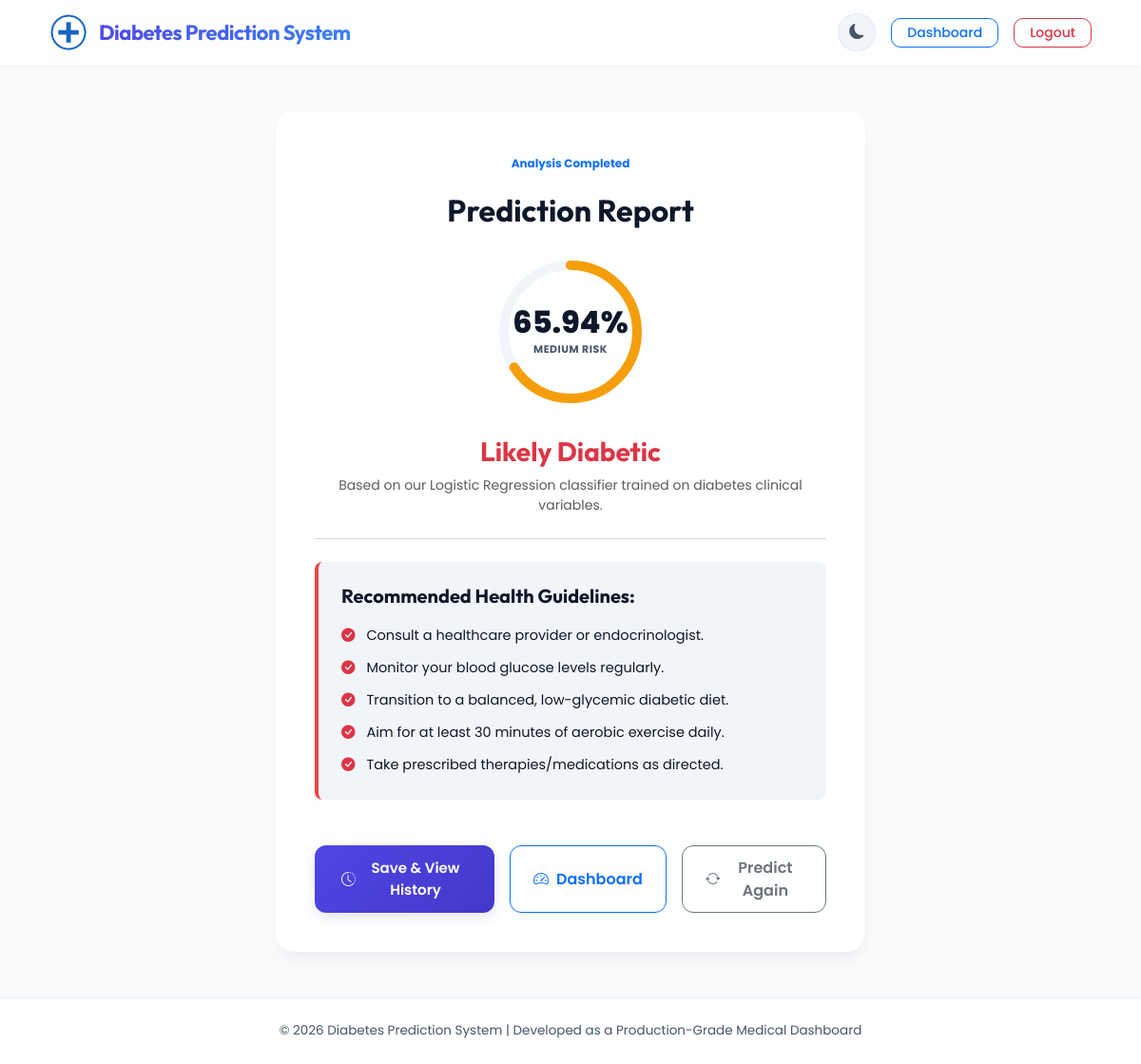
The app's page /result (signed in) with its own data.
### tables this page shows
CREATE TABLE predictions (
            id INTEGER PRIMARY KEY AUTOINCREMENT,
            user_id INTEGER NOT NULL,
            date TEXT NOT NULL,
            pregnancies INTEGER NOT NULL,
            glucose REAL NOT NULL,
            blood_pressure REAL NOT NULL,
            skin_thickness REAL NOT NULL,
            insulin REAL NOT NULL,
            bmi REAL NOT NULL,
            pedigree REAL NOT NULL,
            age INTEGER NOT NULL,
            prediction TEXT NOT NULL,
            probability REAL NOT NULL,
            risk TEXT NOT NULL,
            FOREIGN KEY (user_id) REFERENCES users (id)
        );

### Diabetes Prediction System/app.py (the view)
@app.route('/result')
def result():
    if 'user_id' not in session:
        return redirect(url_for('login'))
    predictions = get_predictions_by_user(session['user_id'])
    if not predictions:
        flash("No predictions found. Let's make one first!", "info")
        return redirect(url_for('prediction'))
    latest = predictions[0]
    return render_template(
        'result.html',
        prediction=latest['prediction'],
        probability=latest['probability'],
        risk=latest['risk']
    )

### Diabetes Prediction System/database/database.py (called while the page is built)
def get_db_connection():
    conn = sqlite3.connect(DB_PATH)
    conn.row_factory = sqlite3.Row
    return conn

def get_predictions_by_user(user_id):
    conn = get_db_connection()
    cursor = conn.cursor()
    rows = cursor.execute('''
        SELECT * FROM predictions WHERE user_id = ? ORDER BY id DESC
    ''', (user_id,)).fetchall()
    conn.close()
    return rows

### Diabetes Prediction System/templates/result.html (shortened to what this page needs)
<!DOCTYPE html>
<html lang="en">
<head>
    <link href="https://cdn.jsdelivr.net/npm/bootstrap@5.3.3/dist/css/bootstrap.min.css" rel="stylesheet">
    <link rel="stylesheet" href="https://cdn.jsdelivr.net/npm/bootstrap-icons@1.11.3/font/bootstrap-icons.min.css">
    <link rel="stylesheet" href="{{ url_for('static', filename='css/style.css') }}">
</head>
<body>
    <nav class="navbar navbar-expand-lg sticky-top">
        <div class="container-fluid">
            <a class="logo" href="/dashboard">
                <img src="{{ url_for('static', filename='images/logo.png') }}" width="40" alt="Logo">
                <h2>Diabetes Prediction System</h2>
            </a>
            <div class="collapse navbar-collapse justify-content-end" id="navbarNav">
                <div class="d-flex align-items-center gap-3">
                    <button id="themeToggleBtn" title="Toggle Theme">
                        <i class="bi bi-moon-fill" id="themeToggleIcon"></i>
                    </button>
                    <a href="/dashboard" class="btn btn-outline-primary btn-sm px-3" style="border-radius: 10px; font-weight: 500;">Dashboard</a>
                    <a href="/logout" class="btn btn-outline-danger btn-sm px-3" style="border-radius: 10px; font-weight: 500;">Logout</a>
                </div>
            </div>
        </div>
    </nav>
    <div class="container py-5 d-flex justify-content-center animated-fade">
        <div class="card-premium text-center w-100" style="max-width: 620px; padding: 40px;">
            <div class="mb-4">
                <span class="badge bg-primary-light text-primary px-3 py-2 rounded-pill fw-bold">Analysis Completed</span>
                <h2 class="fw-bold mt-3">Prediction Report</h2>
            </div>
            <div class="gauge-svg-container">
                <svg width="170" height="170">
                    <circle class="gauge-circle-bg" cx="85" cy="85" r="70"></circle>
                    <circle class="gauge-circle-fill {% if risk == 'High' %}gauge-high{% elif risk == 'Medium' %}gauge-medium{% else %}gauge-low{% endif %}"
                            cx="85" cy="85" r="70"
                            stroke-dasharray="440" stroke-dashoffset="440" id="gaugeCircle"></circle>
                </svg>
                <div class="gauge-text-container">
                    <span class="gauge-value">{{ probability }}%</span>
                    <span class="gauge-label">{{ risk }} Risk</span>
                </div>
            </div>
            <div class="my-4">
                <h3 class="fw-bold {% if prediction == 'Likely Diabetic' %}text-danger{% else %}text-success{% endif %}">
                    {{ prediction }}
                </h3>
                <p class="text-muted small">Based on our Logistic Regression classifier trained on diabetes clinical variables.</p>
            </div>
            <hr class="text-muted opacity-25 my-4">
            <div class="text-start mb-5 p-4 rounded-3" style="background-color: var(--bg-tertiary); border-left: 4px solid {% if prediction == 'Likely Diabetic' %}var(--danger){% else %}var(--success){% endif %};">
                <h5 class="fw-bold mb-3">
                    Recommended Health Guidelines:
                </h5>
                <ul class="list-unstyled mb-0" style="font-size: 14.5px; line-height: 1.8;">
                    {% if prediction == "Likely Diabetic" %}
                        <li class="mb-2"><i class="bi bi-check-circle-fill text-danger me-2"></i> Consult a healthcare provider or endocrinologist.</li>
                        <li class="mb-2"><i class="bi bi-check-circle-fill text-danger me-2"></i> Monitor your blood glucose levels regularly.</li>
                        <li class="mb-2"><i class="bi bi-check-circle-fill text-danger me-2"></i> Transition to a balanced, low-glycemic diabetic diet.</li>
                        <li class="mb-2"><i class="bi bi-check-circle-fill text-danger me-2"></i> Aim for at least 30 minutes of aerobic exercise daily.</li>
                        <li class="mb-0"><i class="bi bi-check-circle-fill text-danger me-2"></i> Take prescribed therapies/medications as directed.</li>
                    {% endif %}
                </ul>
            </div>
            <div class="d-flex flex-column flex-sm-row gap-3 justify-content-center">
                <a href="/history" class="btn-premium flex-fill">
                    <i class="bi bi-clock-history"></i> Save & View History
                </a>
                <a href="/dashboard" class="btn btn-outline-primary py-2 px-4 flex-fill" style="border-radius: 12px; font-weight: 600; display: inline-flex; align-items: center; justify-content: center; gap: 8px;">
                    <i class="bi bi-speedometer2"></i> Dashboard
                </a>
                <a href="/prediction" class="btn btn-outline-secondary py-2 px-4 flex-fill" style="border-radius: 12px; font-weight: 600; display: inline-flex; align-items: center; justify-content: center; gap: 8px;">
                    <i class="bi bi-arrow-repeat"></i> Predict Again
                </a>
            </div>
        </div>
    </div>
    <footer>
        <div class="container">
            <p class="mb-0">© 2026 Diabetes Prediction System | Developed as a Production-Grade Medical Dashboard</p>
        </div>
    </footer>
</body>
</html>

### Diabetes Prediction System/static/css/style.css (style rules this page uses)
:root { --bg-primary: #f8fafc; --bg-secondary: #ffffff; --bg-tertiary: #f1f5f9; --card-bg: rgba(255, 255, 255, 0.85); --text-main: #0f172a; --text-muted: #475569; --primary: #4f46e5; --primary-hover: #4338ca; --primary-light: #eeebff; --primary-glow: rgba(79, 70, 229, 0.15); --success: #10b981; --success-light: #d1fae5; --success-glow: rgba(16, 185, 129, 0.15); --danger: #ef4444; --danger-light: #fee2e2; --danger-glow: rgba(239, 68, 68, 0.15); --warning: #f59e0b; --warning-light: #fef3c7; --warning-glow: rgba(245, 158, 11, 0.15); --border-color: rgba(226, 232, 240, 0.8); --border-focus: #818cf8; --shadow-sm: 0 1px 3px rgba(0, 0, 0, 0.05); --shadow-md: 0 10px 15px -3px rgba(15, 23, 42, 0.05), 0 4px 6px -2px rgba(15, 23, 42, 0.02); --shadow-lg: 0 20px 25px -5px rgba(15, 23, 42, 0.08), 0 10px 10px -5px rgba(15, 23, 42, 0.04); --glass-bg: rgba(255, 255, 255, 0.7); --glass-border: rgba(255, 255, 255, 0.6); --glass-blur: blur(12px); --transition-smooth: all 0.3s cubic-bezier(0.4, 0, 0.2, 1); }
* { margin: 0; padding: 0; box-sizing: border-box; }
body { background-color: var(--bg-primary); color: var(--text-main); font-family: 'Poppins', 'Outfit', sans-serif; min-height: 100vh; display: flex; flex-direction: column; overflow-x: hidden; transition: background-color 0.3s ease, color 0.3s ease; }
h1, h2, h3, h4, h5, h6 { font-family: 'Outfit', sans-serif; color: var(--text-main); }
.animated-fade { animation: fadeIn 0.6s cubic-bezier(0.16, 1, 0.3, 1) forwards; }
.navbar { background: var(--glass-bg); backdrop-filter: var(--glass-blur); -webkit-backdrop-filter: var(--glass-blur); border-bottom: 1px solid var(--glass-border); padding: 14px 40px; box-shadow: var(--shadow-sm); z-index: 1000; transition: var(--transition-smooth); }
.navbar .logo { display: flex; align-items: center; gap: 12px; text-decoration: none; }
.navbar .logo h2 { font-size: 22px; font-weight: 700; letter-spacing: -0.5px; background: linear-gradient(135deg, var(--primary) 0%, #3b82f6 100%); -webkit-background-clip: text; -webkit-text-fill-color: transparent; margin: 0; }
#themeToggleBtn { background: var(--bg-tertiary); border: 1px solid var(--border-color); color: var(--text-muted); border-radius: 50%; width: 40px; height: 40px; display: flex; align-items: center; justify-content: center; cursor: pointer; transition: var(--transition-smooth); }
.card-premium { background: var(--card-bg); backdrop-filter: var(--glass-blur); -webkit-backdrop-filter: var(--glass-blur); border-radius: 20px; border: 1px solid var(--glass-border); box-shadow: var(--shadow-md); transition: var(--transition-smooth); padding: 32px; position: relative; overflow: hidden; }
.btn-premium { background: linear-gradient(135deg, var(--primary) 0%, var(--primary-hover) 100%); color: #ffffff !important; border-radius: 12px; font-weight: 600; font-size: 15px; padding: 13px 28px; border: none; box-shadow: 0 4px 12px var(--primary-glow); transition: var(--transition-smooth); display: inline-flex; align-items: center; justify-content: center; gap: 8px; cursor: pointer; text-decoration: none; }
.gauge-svg-container { width: 170px; height: 170px; margin: 20px auto; position: relative; display: flex; justify-content: center; align-items: center; }
.gauge-text-container { position: absolute; display: flex; flex-direction: column; align-items: center; }
.gauge-value { font-size: 32px; font-weight: 800; color: var(--text-main); line-height: 1; }
.gauge-label { font-size: 11px; font-weight: 700; text-transform: uppercase; color: var(--text-muted); letter-spacing: 0.5px; margin-top: 4px; }
footer { background-color: var(--bg-secondary); border-top: 1px solid var(--border-color); color: var(--text-muted); font-size: 13.5px; padding: 24px; text-align: center; margin-top: auto; transition: var(--transition-smooth); }

### records on screen
predictions: probability "65.94", risk "MEDIUM", prediction "Likely Diabetic"
